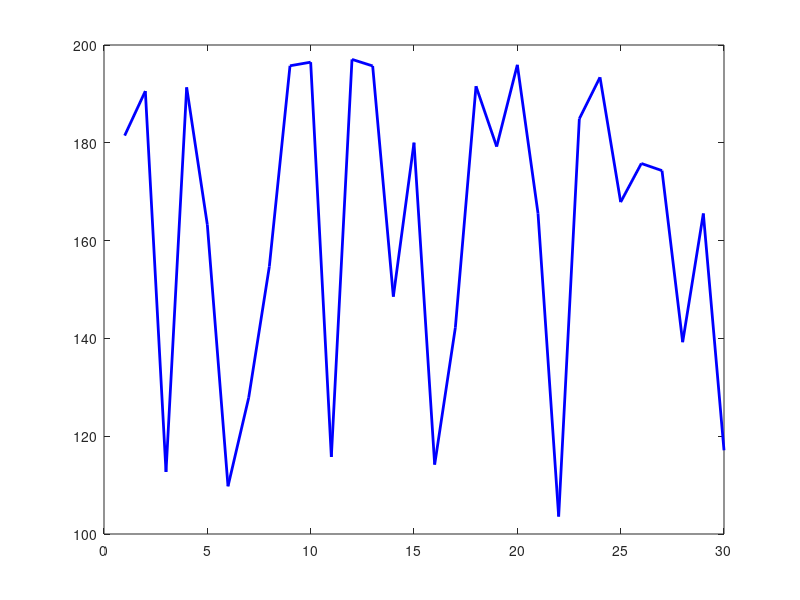

Write MATLAB code to recreate this figure. (Note: this script raises an error after producing the figure.)
% Author Name: Lucius Dinzeo
% Email: dinzeo22@students.rowan.edu
% Created On: 10/15/2024
% Updated On: 10/15/2024
% Update By: Dinzeo
% All rights are reserved - MIT License
% Title: Homework 2.1

% 5 - Stock Market Analysis
% a) Create a file named 'stock_data.txt' with daily closing prices for a fictitious stock over 30 days (one price per line).

%b) Write a MATLAB script that:
  
%- Reads the stock data from 'stock_data.txt'. 
fileID = fopen('stock_data.txt', 'r');  % Opens the file for reading ( 'r' = read )
stock_prices = fscanf(fileID, '%f');  % Scans the data into a variable
fclose(fileID);  % Closes the file
  
%- Calculates and prints:
   %  * Average closing price
   %  * Highest closing price
   %  * Lowest closing price
   average_price = mean(stock_prices);
   highest_price = max(stock_prices);
   lowest_price = min(stock_prices);

   %  * Number of days the stock price increased from the previous day
   price_increase_count = sum(diff(stock_prices) > 0);  
                            % 'diff' calculates day-to-day difference
  fprintf('Average Closing Price: %.2f\n', average_price)
  fprintf('Highest Closing Price: %.2f\n', highest_price)
  fprintf('Lowest Closing Price: %.2f\n', lowest_price)
  fprintf('Number of days the stock price increased: %d\n', price_increase_count')

   % - Creates a line plot showing:
   %  * Daily closing prices
   %  * Average price as a horizontal line
   %  * Highest and lowest prices as horizontal lines
figure;
plot(stock_prices, 'b', 'LineWidth', 2);  % Plots stock prices in blue
hold on;  % Holds the plot to add more lines
yline(average_price, '--g', 'Average Price', 'LineWidth', 2);  % Plots average price as green dashed line
yline(highest_price, '--r', 'Highest Price', 'LineWidth', 2);  % Plots highest price as red dashed line
yline(lowest_price, '--m', 'Lowest Price', 'LineWidth', 2);  % Plots lowest price as magenta dashed line
hold off;

  % - Adds appropriate labels, title, and legend to the plot.
xlabel('Day');
ylabel('Closing Price');
title('Stock Market Analysis');
legend('Daily Closing Prices', 'Average Price', 'Highest Price', 'Lowest Price');

  % - Saves the plot as an image file named 'stock_analysis.png'.
saveas(gcf, 'stock_analysis.png');
       %gcf = "Get current figure", uses last figure made or opened

  % - Writes a summary of the analysis to a new file named 'stock_summary.txt'.
summary_fileID = fopen('stock_summary.txt', 'w'); % 'w' = writing
fprintf(summary_fileID, 'Stock Market Analysis Summary\n');
fprintf(summary_fileID, '----------------------------\n');
fprintf(summary_fileID, 'Average closing price: %.2f\n', average_price);
fprintf(summary_fileID, 'Highest closing price: %.2f\n', highest_price);
fprintf(summary_fileID, 'Lowest closing price: %.2f\n', lowest_price);
fprintf(summary_fileID, 'Number of days the stock price increased: %d\n', price_increase_count);
fclose(summary_fileID);